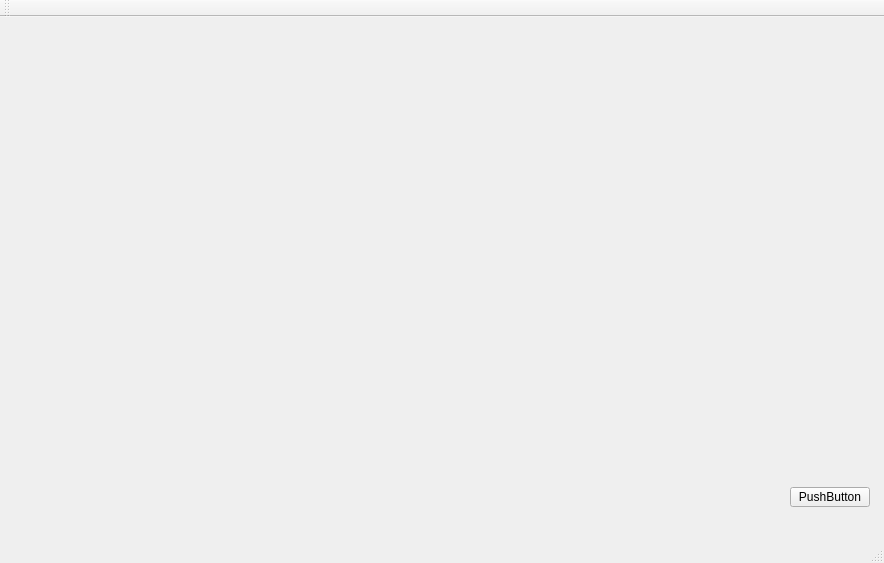
<?xml version="1.0" encoding="UTF-8"?>
<ui version="4.0">
 <class>MainWindow</class>
 <widget class="QMainWindow" name="MainWindow">
  <property name="geometry">
   <rect>
    <x>0</x>
    <y>0</y>
    <width>884</width>
    <height>563</height>
   </rect>
  </property>
  <property name="windowTitle">
   <string>MainWindow</string>
  </property>
  <widget class="QWidget" name="centralWidget">
   <widget class="QPushButton" name="setARobot">
    <property name="geometry">
     <rect>
      <x>790</x>
      <y>470</y>
      <width>80</width>
      <height>20</height>
     </rect>
    </property>
    <property name="text">
     <string>PushButton</string>
    </property>
   </widget>
  </widget>
  <widget class="QMenuBar" name="menuBar">
   <property name="geometry">
    <rect>
     <x>0</x>
     <y>0</y>
     <width>884</width>
     <height>22</height>
    </rect>
   </property>
  </widget>
  <widget class="QToolBar" name="mainToolBar">
   <attribute name="toolBarArea">
    <enum>TopToolBarArea</enum>
   </attribute>
   <attribute name="toolBarBreak">
    <bool>false</bool>
   </attribute>
  </widget>
  <widget class="QStatusBar" name="statusBar"/>
 </widget>
 <layoutdefault spacing="6" margin="11"/>
 <resources/>
 <connections/>
</ui>
